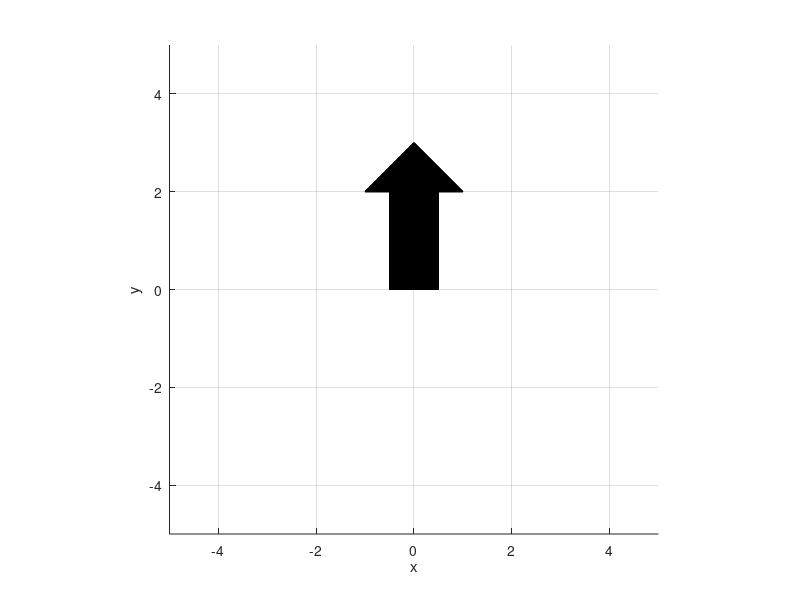

The MATLAB script that drew this image: (Note: this script raises an error after producing the figure.)
%%ex2
%Arrow1
P4 = [ 0.5, 0, 0]'
P5=[0.5, 2, 0]'
P6=[1, 2, 0]'
P7=[0, 3, 0]'
P8=[-1, 2, 0]'
P9=[-0.5, 2, 0]'
P10=[-0.5, 0, 0]'

axis([-5 5 -5 5])

xlabel('x')
ylabel('y')
zlabel('z')
axis equal
grid on
hold on

A=[P4, P5, P6, P7, P8, P9, P10]

%generic arrow used for transformations
arrow1=patch('XData', A(1,:) ,'YData', A(2,:),'ZData', A(3,:))
arrow2=patch('XData', A(1,:) ,'YData', A(2,:),'ZData', A(3,:))
arrow3=patch('XData', A(1,:) ,'YData', A(2,:),'ZData', A(3,:))

A1=arrow
A2=arrow
A3=arrow

%padding para possibilitar a multiplicação de nGeom(4*4) por AX(3*7)
A = [A; ones(1,size(A,2))];
A1 = [A1; ones(1,size(A1,2))];
A2 = [A2; ones(1,size(A2,2))];
A3 = [A3; ones(1,size(A3,2))];

value_start=0
value_end=1
smoothness=100
%array of size smoothness, evenly spaced values between 0 and 1 
array = linspace(value_start, value_end, smoothness);

%animate rotation yy
for elem=array
    nGeomA1 = roty((pi/2)*elem)
    transformationA1=nGeom*A
    set(arrow, 'XData', transformation(1,:),'YData',  transformation(2,:), 'ZData', transformation(3,:));
    nGeom= rotz((pi/2)*elem)
    transformation=nGeom*A1
    set(arrow, 'XData', transformation(1,:),'YData',  transformation(2,:), 'ZData', transformation(3,:));
     nGeom = rotx((pi/2)*elem)
    transformation=nGeom*A
    set(arrow, 'XData', transformation(1,:),'YData',  transformation(2,:), 'ZData', transformation(3,:));

    pause(1/25);
end

A1=arrow

%animate rotation zz A2
for elem=array
    nGeom= rotz((pi/2)*elem)
    transformation=nGeom*A1
    set(arrow, 'XData', transformation(1,:),'YData',  transformation(2,:), 'ZData', transformation(3,:));
    pause(1/25);
end

A2=arrow

%reset arrow position
arrow=patch('XData', A(1,:) ,'YData', A(2,:),'ZData', A(3,:))

%animate rotation xx
for elem=array
    nGeom = rotx((pi/2)*elem)
    transformation=nGeom*A
    set(arrow, 'XData', transformation(1,:),'YData',  transformation(2,:), 'ZData', transformation(3,:));
    pause(1/25);
end

A3=arrow
